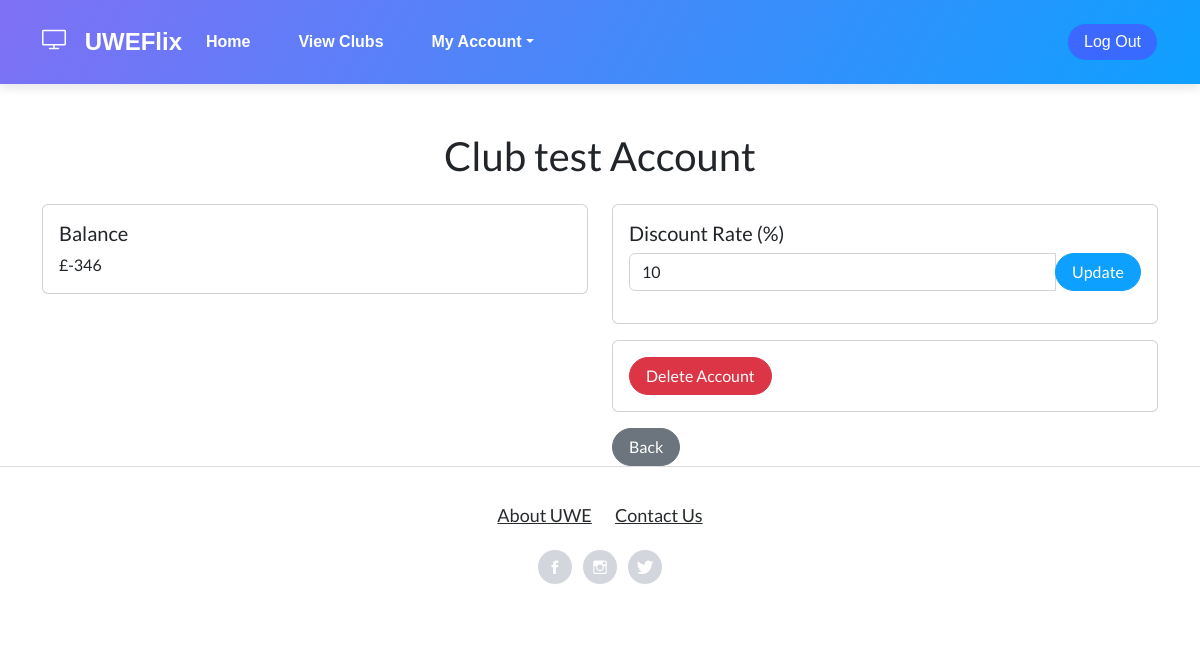
The page /accounts/view-account/1/ on the database as committed earlier.
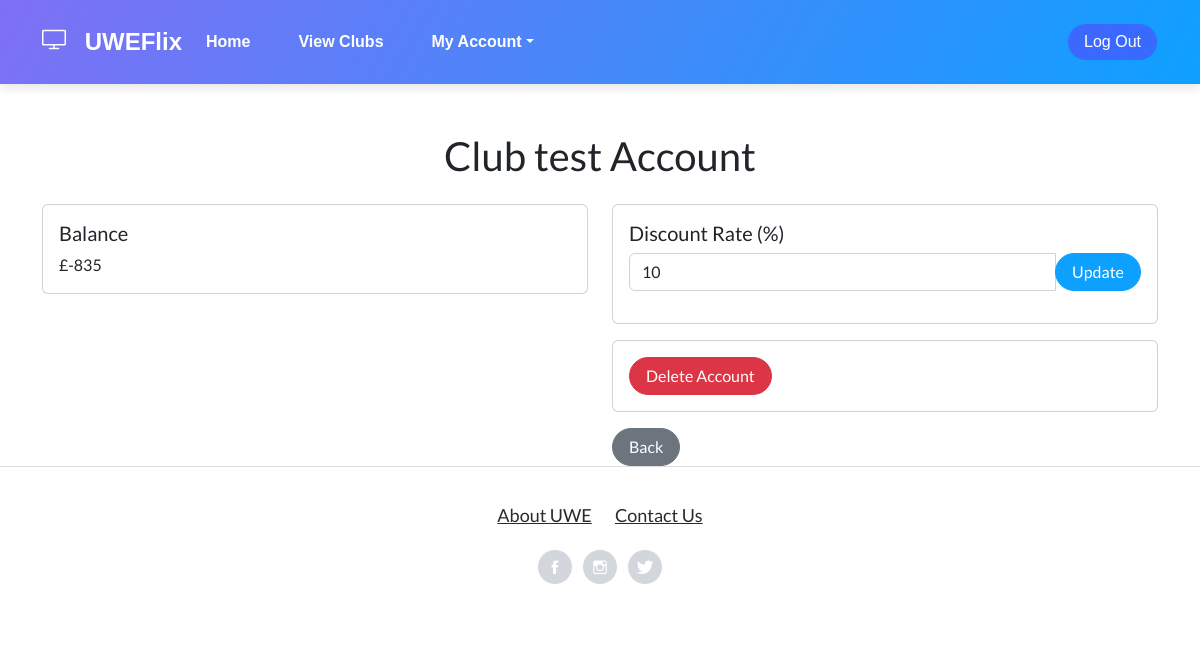
The same page on the database as committed later.
### Accounts/models.py (models this page shows)
class Account(models.Model):
    id = models.AutoField(primary_key=True, unique=True)
    club = models.ForeignKey(Club, on_delete=models.DO_NOTHING)
    balance = models.IntegerField(default=0)

### Accounts/views.py (the view)
# urls.py: path('view-account/<int:club_id>/', views.view_account, name='view_account'),
def view_account(request, club_id):
    club = get_object_or_404(Club, id=club_id)
    account = get_object_or_404(Account, club=club)
    if request.method == 'POST':
        discount_rate = request.POST.get('discount_rate')
        if discount_rate is not None:
            try:
                discount_rate = int(discount_rate)
                if discount_rate >= 0:
                    club.discount_rate = discount_rate
                    club.save()
                    messages.success(
                        request, "Discount rate updated successfully.")
                else:
                    messages.error(
                        request, "Discount rate should be a positive integer.")
            except ValueError:
                messages.error(
                    request, "Discount rate should be a positive integer.")
        else:
            account.delete()
            messages.success(request, "Account deleted successfully.")
        return redirect('club_list')
    else:
        context = {'club': club, 'account': account}
        return render(request, 'UWEFlix/view_account.html', context)

### web_project/templates/UWEFlix/view_account.html (shortened to what this page needs)
{% extends "UWEFlix/layout.html" %}
{% block content %}
<div class="container mt-5">
    <h1 class="text-center mb-4">{{ club.name }} Account</h1>
    <div class="row">
        <div class="col-md-6">
            <div class="card">
                <div class="card-body">
                    <h5 class="card-title">Balance</h5>
                    <p class="card-text">£{{ account.balance }}</p>
                </div>
            </div>
        </div>
        <div class="col-md-6">
            <div class="card">
                <div class="card-body">
                    <h5 class="card-title">Discount Rate (%)</h5>
                    <form method="POST">
                        <div class="input-group mb-3">
                            <input type="number" class="form-control" name="discount_rate" value="{{ club.discount_rate }}" required>
                            <div class="input-group-append">
                                <button class="btn btn-primary" type="submit">Update</button>
                            </div>
                        </div>
                    </form>
                </div>
            </div>
            <div class="card mt-3">
                <div class="card-body">
                    <form method="POST">
                        <button class="btn btn-danger" type="submit">Delete Account</button>
                    </form>
                </div>
            </div>
            <div class="mt-3">
                <a href="{% url 'club_list' %}" class="btn btn-secondary">Back</a>
            </div>
        </div>
    </div>
</div>
{% endblock %}

Rows that differ between the two databases and show on the page:
changed Account: balance "-346" → "-835"
